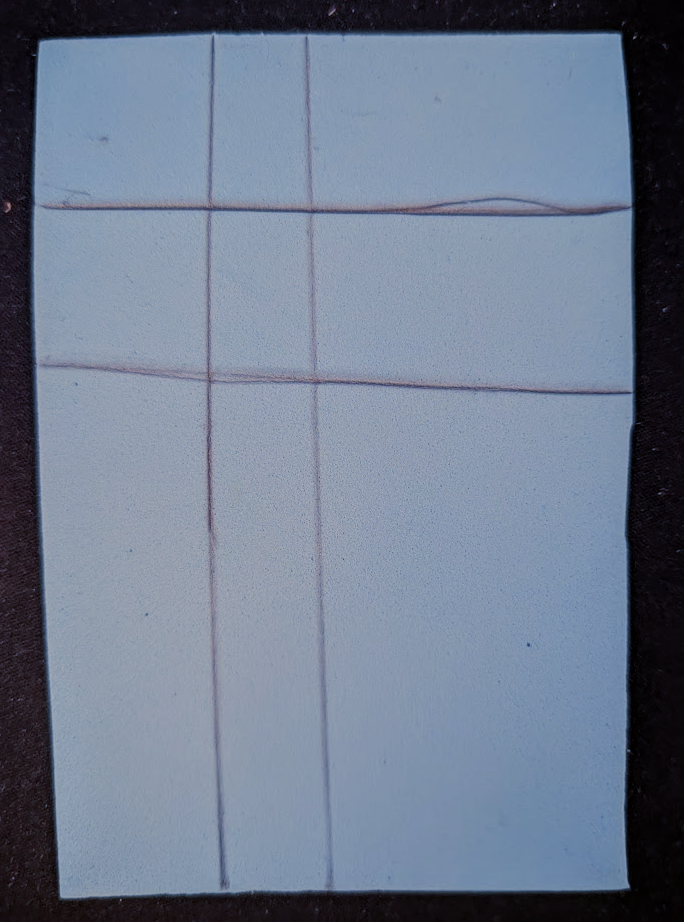
#> input picture XandO/archive/new_playing_card.png, 684 x 922 px
$ python analyze_board.py
#> lines starting #> are read from the running program, lines starting #| are printed output that depends on the picture; long printed decimals are rounded
import cv2
import numpy as np

img = cv2.imread('new_playing_card.png')
#> img is the input picture: shape (922, 684, 3); mean B, G, R 142.9, 123.2, 111.1
gray = cv2.cvtColor(img, cv2.COLOR_BGR2GRAY)
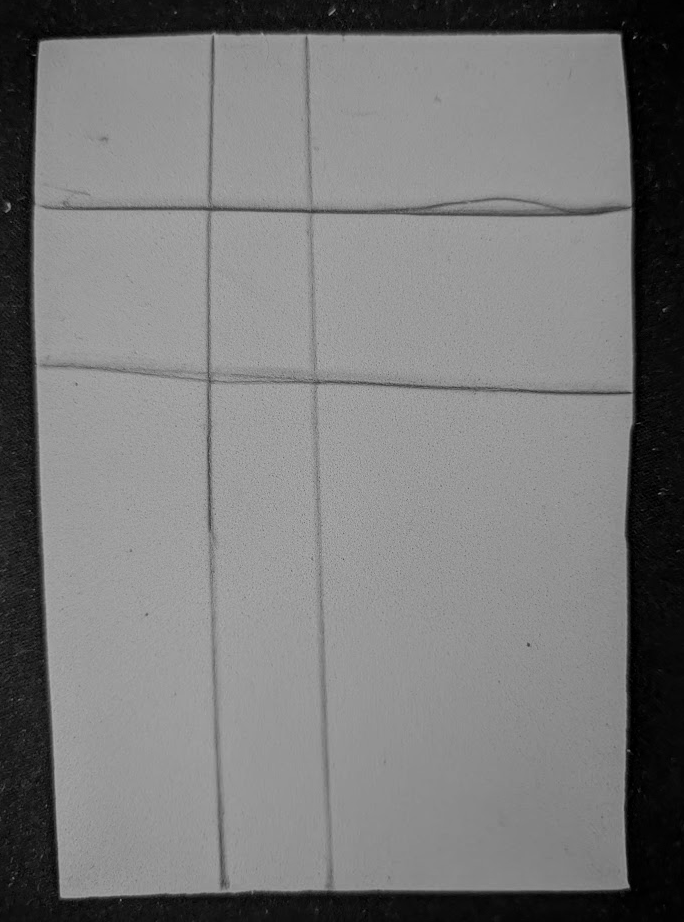
#> gray: shape (922, 684); min 0, max 179, mean 121.8
edges = cv2.Canny(gray, 50, 150, apertureSize=3)
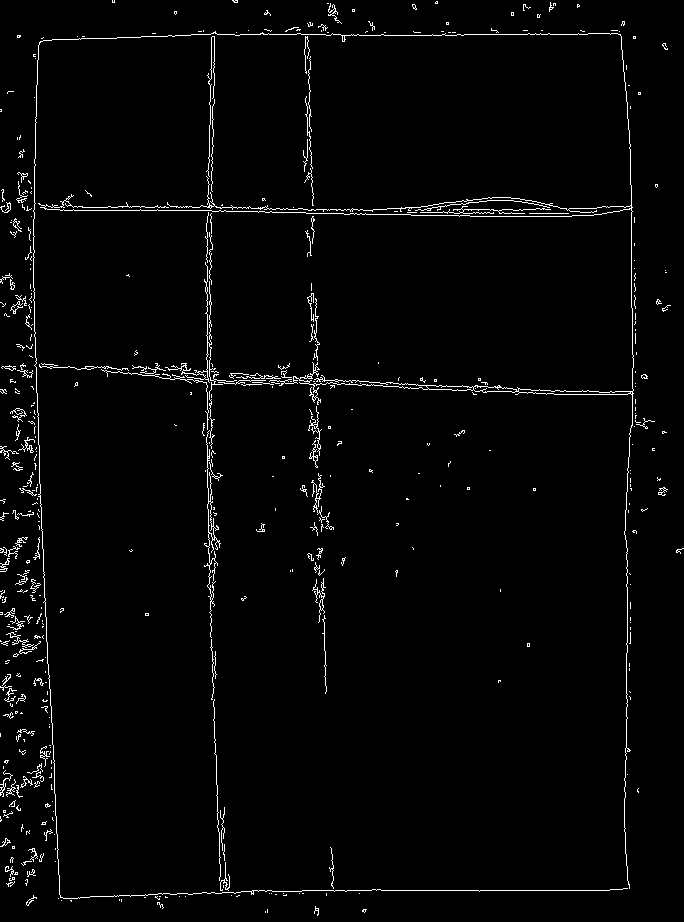
#> edges: shape (922, 684); 2.2% white in thin lines or dots

lines = cv2.HoughLinesP(edges, 1, np.pi/180, threshold=100, minLineLength=200, maxLineGap=20)
#> lines = 16 rows, first 6: [33, 274, 44, 601], [185, 210, 543, 216], [302, 890, 609, 890], [209, 382, 215, 31], [207, 508, 207, 170], [315, 341, 324, 625]
h_lines = []
v_lines = []

if lines is not None:
    for line in lines:
        x1, y1, x2, y2 = line[0]
        if abs(y2 - y1) < 20: # horizontal
            h_lines.append(min(y1, y2))
        elif abs(x2 - x1) < 20: # vertical
            v_lines.append(min(x1, x2))
#> this loop made 16 passes
#> (x1, y1, x2, y2) on passes 1 to 12: (33, 274, 44, 601), (185, 210, 543, 216), (302, 890, 609, 890), (209, 382, 215, 31), (207, 508, 207, 170), (315, 341, 324, 625), (208, 535, 220, 893), (108, 206, 372, 210), (44, 584, 60, 897), (262, 380, 490, 391), (20, 365, 387, 384), (261, 376, 486, 388)
#> after the loop, h_lines = [210, 890, 206, 380, 365, 376, 890]; v_lines = [33, 209, 207, 315, 208, 44, 313, 211, 210]

# Group lines
h_groups = []
h_lines.sort()
for y in h_lines:
    if not h_groups or y - h_groups[-1][-1] > 30:
        h_groups.append([y])
    else:
        h_groups[-1].append(y)
#> this loop made 7 passes
#> y on passes 1 to 7: 206, 210, 365, 376, 380, 890, 890
#> after the loop, h_groups = [[206, 210], [365, 376, 380], [890, 890]]

v_groups = []
v_lines.sort()
for x in v_lines:
    if not v_groups or x - v_groups[-1][-1] > 30:
        v_groups.append([x])
    else:
        v_groups[-1].append(x)
#> this loop made 9 passes
#> x on passes 1 to 9: 33, 44, 207, 208, 209, 210, 211, 313, 315
#> after the loop, v_groups = [[33, 44], [207, 208, 209, 210, 211], [313, 315]]

h_coords = [np.mean(g) for g in h_groups]
#> h_coords = [208, 373.7, 890]
v_coords = [np.mean(g) for g in v_groups]
#> v_coords = [38.5, 209, 314]

print(f"Image shape: {img.shape}")
#| Image shape: (922, 684, 3)
print(f"Horizontal lines roughly at: {h_coords}")
#| Horizontal lines roughly at: [208.0, 373.667, 890.0]
print(f"Vertical lines roughly at: {v_coords}")
#| Vertical lines roughly at: [38.5, 209.0, 314.0]
